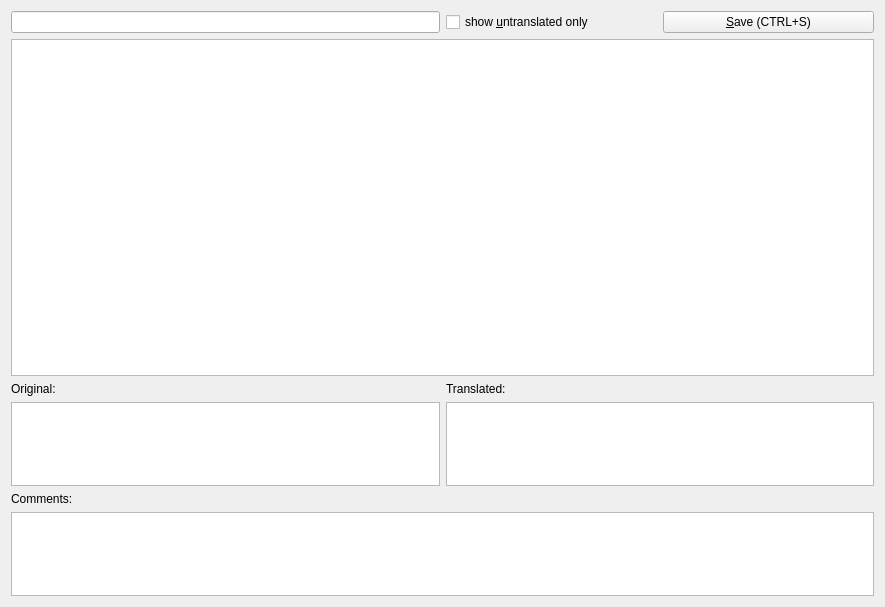
<?xml version="1.0" encoding="UTF-8"?>
<ui version="4.0">
 <class>TranslateWidget</class>
 <widget class="QWidget" name="TranslateWidget">
  <property name="geometry">
   <rect>
    <x>0</x>
    <y>0</y>
    <width>885</width>
    <height>607</height>
   </rect>
  </property>
  <property name="windowTitle">
   <string>Translation</string>
  </property>
  <layout class="QGridLayout" name="gridLayout">
   <item row="8" column="1">
    <widget class="QPlainTextEdit" name="transEdit">
     <property name="sizePolicy">
      <sizepolicy hsizetype="Expanding" vsizetype="Expanding">
       <horstretch>0</horstretch>
       <verstretch>1</verstretch>
      </sizepolicy>
     </property>
    </widget>
   </item>
   <item row="0" column="0">
    <widget class="QLineEdit" name="filterEdit">
     <property name="focusPolicy">
      <enum>Qt::ClickFocus</enum>
     </property>
     <property name="text">
      <string/>
     </property>
    </widget>
   </item>
   <item row="5" column="1">
    <layout class="QHBoxLayout" name="horizontalLayout_2">
     <item>
      <widget class="QLabel" name="label_4">
       <property name="text">
        <string>Translated:</string>
       </property>
      </widget>
     </item>
    </layout>
   </item>
   <item row="8" column="0">
    <widget class="QPlainTextEdit" name="origEdit">
     <property name="sizePolicy">
      <sizepolicy hsizetype="Expanding" vsizetype="Expanding">
       <horstretch>0</horstretch>
       <verstretch>1</verstretch>
      </sizepolicy>
     </property>
     <property name="focusPolicy">
      <enum>Qt::NoFocus</enum>
     </property>
     <property name="readOnly">
      <bool>true</bool>
     </property>
    </widget>
   </item>
   <item row="9" column="0">
    <widget class="QLabel" name="label_2">
     <property name="text">
      <string>Comments:</string>
     </property>
    </widget>
   </item>
   <item row="5" column="0">
    <widget class="QLabel" name="label_3">
     <property name="text">
      <string>Original:</string>
     </property>
    </widget>
   </item>
   <item row="0" column="1">
    <layout class="QHBoxLayout" name="horizontalLayout">
     <item>
      <widget class="QCheckBox" name="untransOnlyBox">
       <property name="focusPolicy">
        <enum>Qt::NoFocus</enum>
       </property>
       <property name="text">
        <string>show &amp;untranslated only</string>
       </property>
      </widget>
     </item>
     <item>
      <widget class="QPushButton" name="saveButton">
       <property name="focusPolicy">
        <enum>Qt::NoFocus</enum>
       </property>
       <property name="text">
        <string>&amp;Save (CTRL+S)</string>
       </property>
      </widget>
     </item>
    </layout>
   </item>
   <item row="10" column="0" colspan="2">
    <widget class="QPlainTextEdit" name="commentEdit">
     <property name="sizePolicy">
      <sizepolicy hsizetype="Expanding" vsizetype="Expanding">
       <horstretch>0</horstretch>
       <verstretch>1</verstretch>
      </sizepolicy>
     </property>
     <property name="focusPolicy">
      <enum>Qt::NoFocus</enum>
     </property>
     <property name="readOnly">
      <bool>true</bool>
     </property>
    </widget>
   </item>
   <item row="3" column="0" colspan="2">
    <widget class="QTableView" name="tableView">
     <property name="sizePolicy">
      <sizepolicy hsizetype="Expanding" vsizetype="Expanding">
       <horstretch>0</horstretch>
       <verstretch>4</verstretch>
      </sizepolicy>
     </property>
    </widget>
   </item>
  </layout>
 </widget>
 <resources/>
 <connections/>
</ui>
